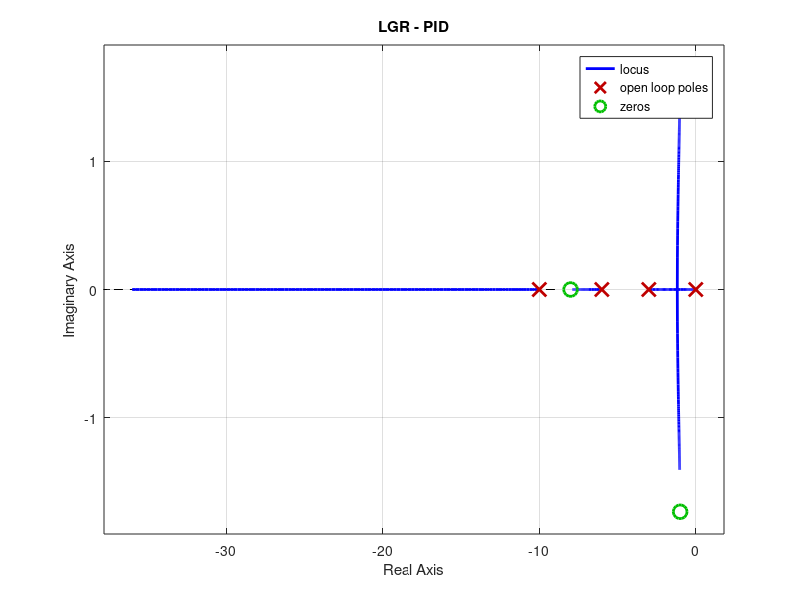
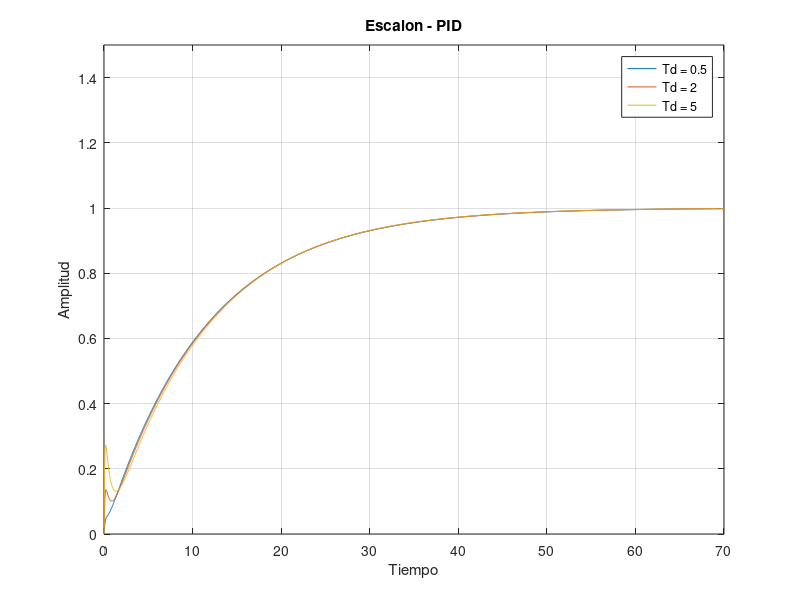
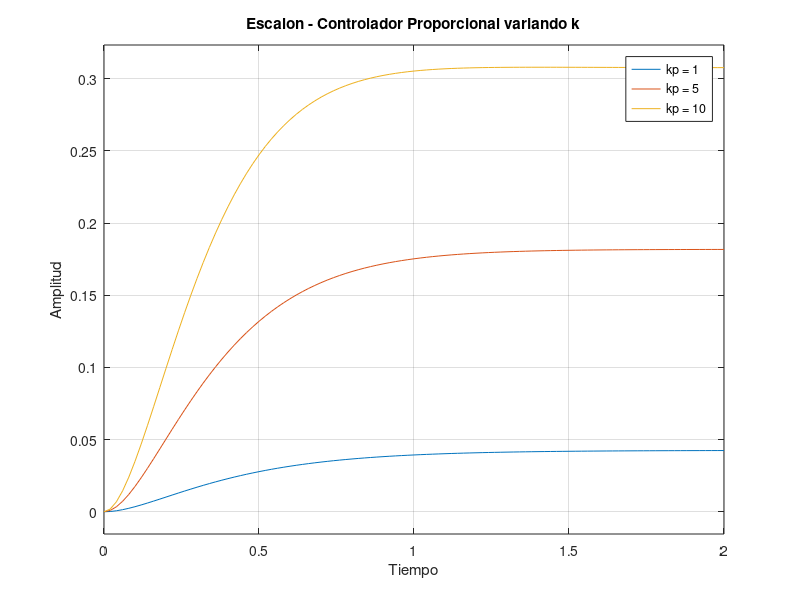

MATLAB code to generate these figures, in order: (Note: this script raises an error after producing the figures.)
%% Final 20/10/2020
%% Ejercicio 1 - LGR Proporcional

%--------Planta-----------
z = [-8];
p = [-3 -6 -10];
k = 1;
[num, den] = zp2tf(z,p,k);
Gp = tf(num, den);
%-------------------------

%-------Controlador-------
kp = 1;
Gc = tf(kp);
%-------------------------

FTLA = Gp * Gc

figure(1)
    rlocus(FTLA)
    title('LGR Controlador Proporcional')
    % es estable, todo el LGR está a la izq. del eje imaginario

FTLC = feedback(FTLA, 1)

figure(2)
    pzmap(FTLC)
    title('Patron de polos y ceros LC')

%-----Aumentando ganancia k-------
kp1 = 5;
    Gc1 = tf(kp1);
    FTLA = Gp * Gc1;
    FTLC1 = feedback(FTLA, 1);
   
kp2 = 10;
    Gc2 = tf(kp2);
    FTLA = Gp * Gc2;
    FTLC2 = feedback(FTLA, 1);

figure(3)
    step(FTLC, FTLC1, FTLC2)
    title('Escalon - Controlador Proporcional variando k');
    legend('kp = 1', 'kp = 5', 'kp = 10');
    xlabel('Tiempo');
    ylabel('Amplitud')
    % a medida que aumento la ganancia kp, se acerca al setpoint y responde
    % mas rapido. Aumenta tambien el sobreimpulso

%% Ejercicio 2 - Diseño de un mejor sistema PID
% tp < 0,2 || overshoot < 20% || ess = 0


%--------Planta-----------
z = [-8];
p = [-3 -6 -10];
k = 1;
[num, den] = zp2tf(z,p,k);
Gp = tf(num, den);
%-------------------------

%------Controladores------
kp = 1;
Ti = 0.5;
num = [kp*Ti kp];
den = [Ti 0];
GcPI = tf(num, den);

FTLA_PI = GcPI * Gp;

figure(1)
    rlocus(FTLA_PI)
    title('LGR Controlador PI')

%------Salida LC---------
FTLC1 = feedback(FTLA_PI, 1);

Ti = 2;
    num = [kp*Ti kp];
    den = [Ti 0];
    GcPI = tf(num, den);
    FTLC2 = feedback(GcPI*Gp, 1);

Ti = 5;
    num = [kp*Ti kp];
    den = [Ti 0];
    GcPI = tf(num, den);
    FTLC3 = feedback(GcPI*Gp, 1);

figure(2)
    step(FTLC1, FTLC2, FTLC3)
    title('Escalon - Controlador PI')
    legend('Ti = 0.5', 'Ti = 2', 'Ti = 5')
    ylim([0 1.5])
    ylabel('Amplitud')
    xlabel('Tiempo')

%% Ejercicio 2 - PID (no haria falta porque ya con PI esta bien)
%--------Planta-----------
z = [-8];
p = [-3 -6 -10];
k = 1;
[num, den] = zp2tf(z,p,k);
Gp = tf(num, den);
%-------------------------

%------Controladores------
kp = 1;
Ti = 0.5;
Td = 0.5
num = [kp*Td*Ti kp*Ti kp];
den = [Ti 0];
GcPID = tf(num, den);

FTLA_PID = GcPID * Gp;

figure(1)
    rlocus(FTLA_PID)
    title('LGR - PID')

%-----Salida del sistema LC----
FTLC1 = feedback(FTLA_PID, 1);

Td = 2;
    num = [kp*Td*Ti kp*Ti kp];
    den = [Ti 0];
    GcPID = tf(num, den);
    FTLC2 = feedback(GcPID*Gp, 1);

Td = 5;
    num = [kp*Td*Ti kp*Ti kp];
    den = [Ti 0];
    GcPID = tf(num, den);
    FTLC3 = feedback(GcPID*Gp, 1);

figure(2)
    step(FTLC1, FTLC2, FTLC3)
    title('Escalon - PID')
    legend('Td = 0.5', 'Td = 2', 'Td = 5')
    ylim([0 1.5])
    ylabel('Amplitud')
    xlabel('Tiempo')


%% Final 13/05/2021
%% Ejercicio B - pzmap
z = '';
k = 1;
p = [i -i];
[num, den] = zp2tf(z,p,k);
FTLA = tf(num, den);

figure(1)
    pzmap(FTLA)
    title('Polos y ceros de FTLA');
    ylabel('Amplitud'); xlabel('Tiempo');
    % se aprecia que los polos se encuentran sobre el eje imaginario, y no
    % hay parte real, es solo compleja. El sistema es criticamente
    % estable, por lo que presenta oscilaciones sostenidas de forma
    % indefinida en su salida

%% Ejercicio C - impulse
z = '';
k = 1;
p = [i -i];
[num, den] = zp2tf(z,p,k);
Gp = tf(num, den);

impulse(Gp)
    title('Respuesta Impulso');
    legend('Gp');
    ylabel('Amplitud'); 
    xlabel('Tiempo')
    % la respuesta es rara porque parece ser criticamente estable, no es
    % preciso hacer un estudio ya que no se puede analizar mas que el
    % calculo mismo y la respuesta dada por el impulse(Gp)

%% Ejercicio 3 - G(s)
num = [1];
den = [2 13 20];
G = tf(num, den);

figure(1)
    step(G)
    title('Respuesta Escalon de G');
    ylabel('Amplitud'); xlabel('Tiempo');

figure(2)
    pzmap(G)
    title('Polos y Ceros de G en LA');
    ylabel('Amplitud'); xlabel('Tiempo');
    % p = [-2.5 -4], estan a la izquierda del eje imaginario, por lo tanto
    % es un sistema estable, de fase minima. Ambos polos tienen parte
    % negativa sin parte imaginaria.

%% Final 01/12/2022
%% Ejercicio 1
z = '';
p = [0 -6];
k = 1;
[num, den] = zp2tf(z,p,k);
Gp = tf(num, den);

kp = 1;
Gc = tf(kp);

FTLA = Gp * Gc;

figure(1)
    rlocus(FTLA)
    title('LGR en LA'); ylabel('Amplitud'); xlabel('Tiempo'); legend('FTLA')
    % polos en 0 y -6, punto de desprendimiento en -3
    % sistema de fase minima salvo que hay un polo en -0, lo cual convierte
    % al sistema en criticamente estable

kp = 1;
Ti = 1;
Td = 1;

num = [kp*Td*Ti kp*Ti kp];
den = [Ti 0];
GcPID = tf(num, den);
FTLAPID = GcPID * Gp;

figure(2)
    rlocus(FTLAPID);
    title('LGR Controlador (PID)');

%-----Salidas del Sistema en LC (PID)-----
FTLC1 = feedback(GcPID*Gp, 1);

%-----Mejorando PID------
kp = 14;
Td = 6.5;
Ti = 0.1;   % con 0.1 consigo peak time 0,2
    num = [kp*Td*Ti kp*Ti kp];
    den = [Ti 0];
    GcPID = tf(num, den);  
    FTLC2 = feedback(GcPID*Gp, 1);

figure(3)
    step(FTLC1, FTLC2)
        title('Escalon - Controlador PID')
        legend('PID', 'PID Mejorado')
        xlim([0 70])
        % overshoot 5.36% y tp = 2.38 segundos

%% Final 08/08/2022
num = [1];
den = [4 10];
G = tf(num, den);

figure(1)
    pzmap(G)
    title('Polos y Ceros de la G')
    ylabel('Amplitud'); xlabel('Tiempo'); legend('G')

figure(2)
    step(G)
    title('Escalon para G')
    ylabel('Amplitud'); xlabel('Tiempo'); legend('G(t)'); ylim([0 0.15])

%% Parcial 20/10/2023
num = [4];
den = [1 -1 -3];
Gp = tf(num, den);

figure(1)
    step(Gp)
    ylabel('Amplitud'); xlabel('Tiempo'); legend('FTLC');
    title('Respuesta Escalon');
    % inestable, diverge sin limite

den2 = [1 1 2];
Gp2 = tf(num, den2);

figure(2)
    step(Gp2)
        ylabel('Amplitud'); xlabel('Tiempo'); legend('FTLC 2');
        title('Respuesta Escalon');
        % se estabiliza en y=2, sistema estable con overshoot y una leve
        % oscilacion 

figure(3)
    pzmap(Gp2)
    title('Polos y Ceros de FTLC 2')
